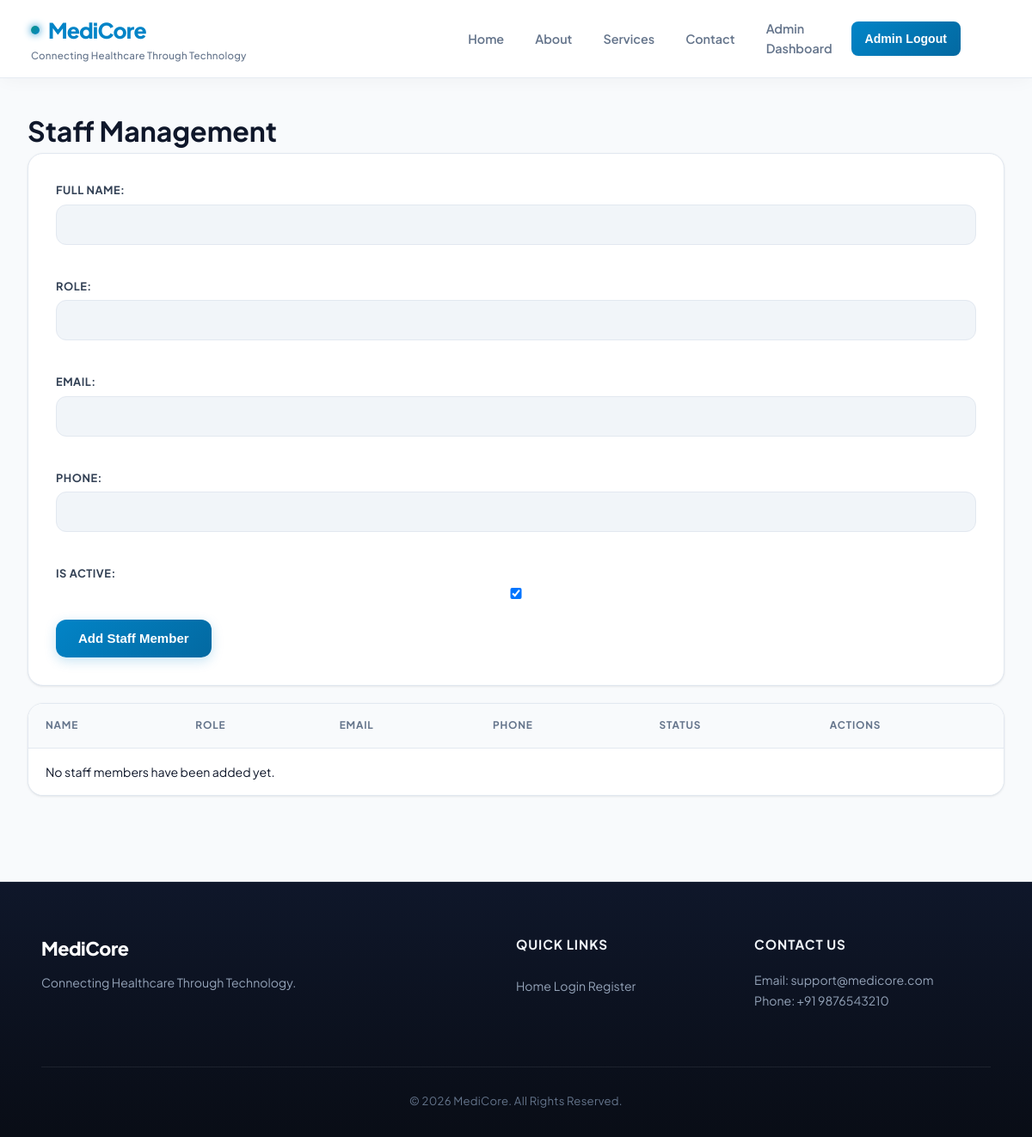
Before: /staff/ (signed in) with the older database file.
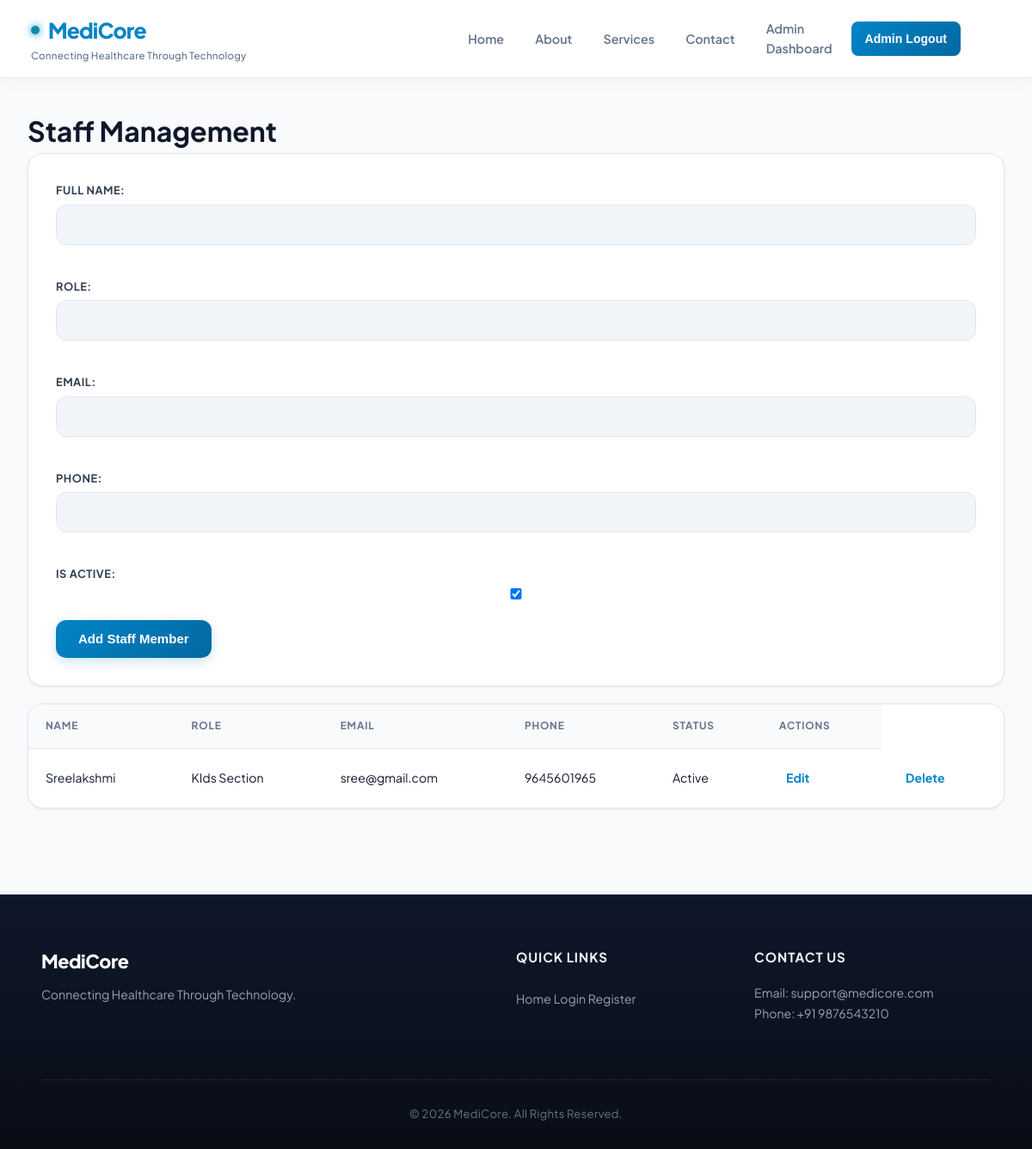
After: the same page with the newer database file.
### PulsePoint/models.py (models this page shows, shortened)
class StaffMember(models.Model):
    full_name = models.CharField(max_length=100)
    role = models.CharField(max_length=100)
    email = models.EmailField(blank=True)
    phone = models.CharField(max_length=15, blank=True)
    is_active = models.BooleanField(default=True)

### PulsePoint/views.py (the view)
# urls.py: path("staff/", views.staff_list, name="staff_list"),
@staff_member_required(login_url="admin_login")
def staff_list(request):
    if request.method == "POST":
        form = StaffMemberForm(request.POST)
        if form.is_valid():
            form.save()
            return redirect("staff_list")
    else:
        form = StaffMemberForm()
    staff_members = StaffMember.objects.all()
    return render(
        request,
        "staff_list.html",
        {"staff_members": staff_members, "form": form},
    )

### PulsePoint/forms.py
class StaffMemberForm(forms.ModelForm):
    class Meta:
        model = StaffMember
        fields = ["full_name", "role", "email", "phone", "is_active"]

### PulsePoint/templates/staff_list.html (shortened to what this page needs)
{% extends "base.html" %}
{% block content %}
<h1>Staff Management</h1>
<form method="post">
    {{ form.as_p }}
    <button type="submit">Add Staff Member</button>
</form>
<table>
    <thead>
        <tr>
            <th>Name</th>
            <th>Role</th>
            <th>Email</th>
            <th>Phone</th>
            <th>Status</th>
            <th>Actions</th>
        </tr>
    </thead>
    <tbody>
        {% for member in staff_members %}
        <tr>
            <td>{{ member.full_name }}</td>
            <td>{{ member.role }}</td>
            <td>{{ member.email|default:"—" }}</td>
            <td>{{ member.phone|default:"—" }}</td>
            <td>{% if member.is_active %}Active{% else %}Inactive{% endif %}</td>
            <td>
                <a href="{% url 'staff_edit' member.pk %}">Edit</a>
            </td>
            <td>
                <a href="{% url 'staff_delete' member.pk %}">Delete</a>
            </td>
        </tr>
        {% empty %}
        <tr>
            <td colspan="7">No staff members have been added yet.</td>
        </tr>
        {% endfor %}
    </tbody>
</table>
{% endblock %}

Changed rows visible on the page:
added StaffMember: full_name "Sreelakshmi", role "KIds Section", email "sree@gmail.com", phone "9645601965", is_active "Active"
Other visible differences:
text no longer shown: "No staff members have been added yet."
